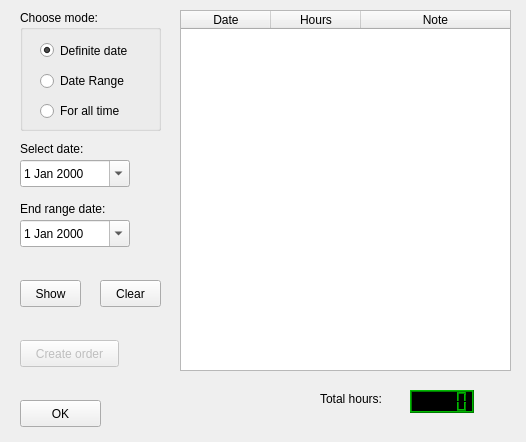
<?xml version="1.0" encoding="UTF-8"?>
<ui version="4.0">
 <class>Form</class>
 <widget class="QWidget" name="Form">
  <property name="windowModality">
   <enum>Qt::WindowModal</enum>
  </property>
  <property name="geometry">
   <rect>
    <x>0</x>
    <y>0</y>
    <width>526</width>
    <height>442</height>
   </rect>
  </property>
  <property name="palette">
   <palette>
    <active>
     <colorrole role="Light">
      <brush brushstyle="SolidPattern">
       <color alpha="255">
        <red>0</red>
        <green>184</green>
        <blue>0</blue>
       </color>
      </brush>
     </colorrole>
     <colorrole role="HighlightedText">
      <brush brushstyle="SolidPattern">
       <color alpha="255">
        <red>255</red>
        <green>255</green>
        <blue>255</blue>
       </color>
      </brush>
     </colorrole>
    </active>
    <inactive>
     <colorrole role="Light">
      <brush brushstyle="SolidPattern">
       <color alpha="255">
        <red>0</red>
        <green>184</green>
        <blue>0</blue>
       </color>
      </brush>
     </colorrole>
     <colorrole role="HighlightedText">
      <brush brushstyle="SolidPattern">
       <color alpha="255">
        <red>255</red>
        <green>255</green>
        <blue>255</blue>
       </color>
      </brush>
     </colorrole>
    </inactive>
    <disabled>
     <colorrole role="Light">
      <brush brushstyle="SolidPattern">
       <color alpha="255">
        <red>0</red>
        <green>184</green>
        <blue>0</blue>
       </color>
      </brush>
     </colorrole>
     <colorrole role="HighlightedText">
      <brush brushstyle="SolidPattern">
       <color alpha="255">
        <red>255</red>
        <green>255</green>
        <blue>255</blue>
       </color>
      </brush>
     </colorrole>
    </disabled>
   </palette>
  </property>
  <property name="windowTitle">
   <string>View overtime</string>
  </property>
  <widget class="QTableWidget" name="overtimes_table">
   <property name="geometry">
    <rect>
     <x>180</x>
     <y>10</y>
     <width>331</width>
     <height>361</height>
    </rect>
   </property>
   <property name="minimumSize">
    <size>
     <width>261</width>
     <height>150</height>
    </size>
   </property>
   <property name="verticalScrollBarPolicy">
    <enum>Qt::ScrollBarAsNeeded</enum>
   </property>
   <property name="horizontalScrollBarPolicy">
    <enum>Qt::ScrollBarAsNeeded</enum>
   </property>
   <property name="alternatingRowColors">
    <bool>false</bool>
   </property>
   <property name="sortingEnabled">
    <bool>true</bool>
   </property>
   <attribute name="horizontalHeaderVisible">
    <bool>true</bool>
   </attribute>
   <attribute name="horizontalHeaderDefaultSectionSize">
    <number>90</number>
   </attribute>
   <attribute name="horizontalHeaderStretchLastSection">
    <bool>true</bool>
   </attribute>
   <column>
    <property name="text">
     <string>Date</string>
    </property>
   </column>
   <column>
    <property name="text">
     <string>Hours</string>
    </property>
   </column>
   <column>
    <property name="text">
     <string>Note</string>
    </property>
   </column>
  </widget>
  <widget class="QGroupBox" name="groupBox">
   <property name="geometry">
    <rect>
     <x>20</x>
     <y>10</y>
     <width>141</width>
     <height>121</height>
    </rect>
   </property>
   <property name="title">
    <string>Choose mode:</string>
   </property>
   <widget class="QRadioButton" name="definite_date">
    <property name="geometry">
     <rect>
      <x>20</x>
      <y>30</y>
      <width>121</width>
      <height>21</height>
     </rect>
    </property>
    <property name="layoutDirection">
     <enum>Qt::LeftToRight</enum>
    </property>
    <property name="text">
     <string>Definite date</string>
    </property>
    <property name="checked">
     <bool>true</bool>
    </property>
   </widget>
   <widget class="QRadioButton" name="date_range">
    <property name="geometry">
     <rect>
      <x>20</x>
      <y>60</y>
      <width>121</width>
      <height>22</height>
     </rect>
    </property>
    <property name="text">
     <string>Date Range</string>
    </property>
   </widget>
   <widget class="QRadioButton" name="for_all_time">
    <property name="geometry">
     <rect>
      <x>20</x>
      <y>90</y>
      <width>117</width>
      <height>22</height>
     </rect>
    </property>
    <property name="text">
     <string>For all time</string>
    </property>
   </widget>
  </widget>
  <widget class="QPushButton" name="show_btn">
   <property name="geometry">
    <rect>
     <x>20</x>
     <y>280</y>
     <width>61</width>
     <height>27</height>
    </rect>
   </property>
   <property name="text">
    <string>Show</string>
   </property>
  </widget>
  <widget class="QPushButton" name="ok_btn">
   <property name="geometry">
    <rect>
     <x>20</x>
     <y>400</y>
     <width>81</width>
     <height>27</height>
    </rect>
   </property>
   <property name="text">
    <string>OK</string>
   </property>
  </widget>
  <widget class="QDateEdit" name="end_range">
   <property name="geometry">
    <rect>
     <x>20</x>
     <y>220</y>
     <width>110</width>
     <height>27</height>
    </rect>
   </property>
   <property name="calendarPopup">
    <bool>true</bool>
   </property>
  </widget>
  <widget class="QDateEdit" name="start_range">
   <property name="geometry">
    <rect>
     <x>20</x>
     <y>160</y>
     <width>110</width>
     <height>27</height>
    </rect>
   </property>
   <property name="calendarPopup">
    <bool>true</bool>
   </property>
  </widget>
  <widget class="QLabel" name="start_date_label">
   <property name="geometry">
    <rect>
     <x>20</x>
     <y>140</y>
     <width>81</width>
     <height>17</height>
    </rect>
   </property>
   <property name="text">
    <string>Select date:</string>
   </property>
  </widget>
  <widget class="QLabel" name="end_date_label">
   <property name="enabled">
    <bool>true</bool>
   </property>
   <property name="geometry">
    <rect>
     <x>20</x>
     <y>200</y>
     <width>121</width>
     <height>17</height>
    </rect>
   </property>
   <property name="text">
    <string>End range date:</string>
   </property>
  </widget>
  <widget class="QPushButton" name="create_order">
   <property name="enabled">
    <bool>false</bool>
   </property>
   <property name="geometry">
    <rect>
     <x>20</x>
     <y>340</y>
     <width>99</width>
     <height>27</height>
    </rect>
   </property>
   <property name="text">
    <string>Create order</string>
   </property>
  </widget>
  <widget class="QLCDNumber" name="total_hours">
   <property name="geometry">
    <rect>
     <x>410</x>
     <y>390</y>
     <width>64</width>
     <height>23</height>
    </rect>
   </property>
   <property name="palette">
    <palette>
     <active>
      <colorrole role="WindowText">
       <brush brushstyle="SolidPattern">
        <color alpha="255">
         <red>0</red>
         <green>0</green>
         <blue>0</blue>
        </color>
       </brush>
      </colorrole>
      <colorrole role="Button">
       <brush brushstyle="SolidPattern">
        <color alpha="255">
         <red>0</red>
         <green>0</green>
         <blue>0</blue>
        </color>
       </brush>
      </colorrole>
      <colorrole role="Midlight">
       <brush brushstyle="SolidPattern">
        <color alpha="255">
         <red>0</red>
         <green>0</green>
         <blue>0</blue>
        </color>
       </brush>
      </colorrole>
      <colorrole role="Dark">
       <brush brushstyle="SolidPattern">
        <color alpha="255">
         <red>0</red>
         <green>122</green>
         <blue>0</blue>
        </color>
       </brush>
      </colorrole>
      <colorrole role="Text">
       <brush brushstyle="SolidPattern">
        <color alpha="255">
         <red>60</red>
         <green>60</green>
         <blue>60</blue>
        </color>
       </brush>
      </colorrole>
      <colorrole role="BrightText">
       <brush brushstyle="SolidPattern">
        <color alpha="255">
         <red>0</red>
         <green>0</green>
         <blue>0</blue>
        </color>
       </brush>
      </colorrole>
      <colorrole role="ButtonText">
       <brush brushstyle="SolidPattern">
        <color alpha="255">
         <red>76</red>
         <green>76</green>
         <blue>76</blue>
        </color>
       </brush>
      </colorrole>
      <colorrole role="Base">
       <brush brushstyle="SolidPattern">
        <color alpha="255">
         <red>0</red>
         <green>0</green>
         <blue>0</blue>
        </color>
       </brush>
      </colorrole>
      <colorrole role="Window">
       <brush brushstyle="SolidPattern">
        <color alpha="255">
         <red>0</red>
         <green>0</green>
         <blue>0</blue>
        </color>
       </brush>
      </colorrole>
      <colorrole role="Shadow">
       <brush brushstyle="SolidPattern">
        <color alpha="255">
         <red>0</red>
         <green>0</green>
         <blue>0</blue>
        </color>
       </brush>
      </colorrole>
      <colorrole role="HighlightedText">
       <brush brushstyle="SolidPattern">
        <color alpha="255">
         <red>0</red>
         <green>0</green>
         <blue>0</blue>
        </color>
       </brush>
      </colorrole>
      <colorrole role="AlternateBase">
       <brush brushstyle="SolidPattern">
        <color alpha="255">
         <red>0</red>
         <green>0</green>
         <blue>0</blue>
        </color>
       </brush>
      </colorrole>
     </active>
     <inactive>
      <colorrole role="WindowText">
       <brush brushstyle="SolidPattern">
        <color alpha="255">
         <red>0</red>
         <green>0</green>
         <blue>0</blue>
        </color>
       </brush>
      </colorrole>
      <colorrole role="Button">
       <brush brushstyle="SolidPattern">
        <color alpha="255">
         <red>0</red>
         <green>0</green>
         <blue>0</blue>
        </color>
       </brush>
      </colorrole>
      <colorrole role="Midlight">
       <brush brushstyle="SolidPattern">
        <color alpha="255">
         <red>0</red>
         <green>0</green>
         <blue>0</blue>
        </color>
       </brush>
      </colorrole>
      <colorrole role="Dark">
       <brush brushstyle="SolidPattern">
        <color alpha="255">
         <red>0</red>
         <green>122</green>
         <blue>0</blue>
        </color>
       </brush>
      </colorrole>
      <colorrole role="Text">
       <brush brushstyle="SolidPattern">
        <color alpha="255">
         <red>60</red>
         <green>60</green>
         <blue>60</blue>
        </color>
       </brush>
      </colorrole>
      <colorrole role="BrightText">
       <brush brushstyle="SolidPattern">
        <color alpha="255">
         <red>0</red>
         <green>0</green>
         <blue>0</blue>
        </color>
       </brush>
      </colorrole>
      <colorrole role="ButtonText">
       <brush brushstyle="SolidPattern">
        <color alpha="255">
         <red>76</red>
         <green>76</green>
         <blue>76</blue>
        </color>
       </brush>
      </colorrole>
      <colorrole role="Base">
       <brush brushstyle="SolidPattern">
        <color alpha="255">
         <red>0</red>
         <green>0</green>
         <blue>0</blue>
        </color>
       </brush>
      </colorrole>
      <colorrole role="Window">
       <brush brushstyle="SolidPattern">
        <color alpha="255">
         <red>0</red>
         <green>0</green>
         <blue>0</blue>
        </color>
       </brush>
      </colorrole>
      <colorrole role="Shadow">
       <brush brushstyle="SolidPattern">
        <color alpha="255">
         <red>0</red>
         <green>0</green>
         <blue>0</blue>
        </color>
       </brush>
      </colorrole>
      <colorrole role="HighlightedText">
       <brush brushstyle="SolidPattern">
        <color alpha="255">
         <red>0</red>
         <green>0</green>
         <blue>0</blue>
        </color>
       </brush>
      </colorrole>
      <colorrole role="AlternateBase">
       <brush brushstyle="SolidPattern">
        <color alpha="255">
         <red>0</red>
         <green>0</green>
         <blue>0</blue>
        </color>
       </brush>
      </colorrole>
     </inactive>
     <disabled>
      <colorrole role="WindowText">
       <brush brushstyle="SolidPattern">
        <color alpha="255">
         <red>0</red>
         <green>122</green>
         <blue>0</blue>
        </color>
       </brush>
      </colorrole>
      <colorrole role="Button">
       <brush brushstyle="SolidPattern">
        <color alpha="255">
         <red>0</red>
         <green>0</green>
         <blue>0</blue>
        </color>
       </brush>
      </colorrole>
      <colorrole role="Midlight">
       <brush brushstyle="SolidPattern">
        <color alpha="255">
         <red>0</red>
         <green>0</green>
         <blue>0</blue>
        </color>
       </brush>
      </colorrole>
      <colorrole role="Dark">
       <brush brushstyle="SolidPattern">
        <color alpha="255">
         <red>0</red>
         <green>122</green>
         <blue>0</blue>
        </color>
       </brush>
      </colorrole>
      <colorrole role="Text">
       <brush brushstyle="SolidPattern">
        <color alpha="255">
         <red>0</red>
         <green>122</green>
         <blue>0</blue>
        </color>
       </brush>
      </colorrole>
      <colorrole role="BrightText">
       <brush brushstyle="SolidPattern">
        <color alpha="255">
         <red>0</red>
         <green>0</green>
         <blue>0</blue>
        </color>
       </brush>
      </colorrole>
      <colorrole role="ButtonText">
       <brush brushstyle="SolidPattern">
        <color alpha="255">
         <red>0</red>
         <green>122</green>
         <blue>0</blue>
        </color>
       </brush>
      </colorrole>
      <colorrole role="Base">
       <brush brushstyle="SolidPattern">
        <color alpha="255">
         <red>0</red>
         <green>0</green>
         <blue>0</blue>
        </color>
       </brush>
      </colorrole>
      <colorrole role="Window">
       <brush brushstyle="SolidPattern">
        <color alpha="255">
         <red>0</red>
         <green>0</green>
         <blue>0</blue>
        </color>
       </brush>
      </colorrole>
      <colorrole role="Shadow">
       <brush brushstyle="SolidPattern">
        <color alpha="255">
         <red>0</red>
         <green>0</green>
         <blue>0</blue>
        </color>
       </brush>
      </colorrole>
      <colorrole role="HighlightedText">
       <brush brushstyle="SolidPattern">
        <color alpha="255">
         <red>0</red>
         <green>0</green>
         <blue>0</blue>
        </color>
       </brush>
      </colorrole>
      <colorrole role="AlternateBase">
       <brush brushstyle="SolidPattern">
        <color alpha="255">
         <red>0</red>
         <green>0</green>
         <blue>0</blue>
        </color>
       </brush>
      </colorrole>
     </disabled>
    </palette>
   </property>
   <property name="font">
    <font>
     <weight>75</weight>
     <bold>true</bold>
    </font>
   </property>
   <property name="autoFillBackground">
    <bool>true</bool>
   </property>
  </widget>
  <widget class="QLabel" name="label">
   <property name="geometry">
    <rect>
     <x>320</x>
     <y>390</y>
     <width>81</width>
     <height>17</height>
    </rect>
   </property>
   <property name="text">
    <string>Total hours:</string>
   </property>
  </widget>
  <widget class="QPushButton" name="clear_btn">
   <property name="geometry">
    <rect>
     <x>100</x>
     <y>280</y>
     <width>61</width>
     <height>27</height>
    </rect>
   </property>
   <property name="text">
    <string>Clear</string>
   </property>
  </widget>
 </widget>
 <resources/>
 <connections>
  <connection>
   <sender>date_range</sender>
   <signal>clicked(bool)</signal>
   <receiver>end_range</receiver>
   <slot>setEnabled(bool)</slot>
   <hints>
    <hint type="sourcelabel">
     <x>100</x>
     <y>80</y>
    </hint>
    <hint type="destinationlabel">
     <x>244</x>
     <y>113</y>
    </hint>
   </hints>
  </connection>
  <connection>
   <sender>for_all_time</sender>
   <signal>clicked(bool)</signal>
   <receiver>start_range</receiver>
   <slot>setDisabled(bool)</slot>
   <hints>
    <hint type="sourcelabel">
     <x>98</x>
     <y>110</y>
    </hint>
    <hint type="destinationlabel">
     <x>244</x>
     <y>43</y>
    </hint>
   </hints>
  </connection>
  <connection>
   <sender>for_all_time</sender>
   <signal>clicked(bool)</signal>
   <receiver>end_range</receiver>
   <slot>setDisabled(bool)</slot>
   <hints>
    <hint type="sourcelabel">
     <x>98</x>
     <y>110</y>
    </hint>
    <hint type="destinationlabel">
     <x>244</x>
     <y>103</y>
    </hint>
   </hints>
  </connection>
  <connection>
   <sender>definite_date</sender>
   <signal>clicked(bool)</signal>
   <receiver>end_range</receiver>
   <slot>setDisabled(bool)</slot>
   <hints>
    <hint type="sourcelabel">
     <x>100</x>
     <y>50</y>
    </hint>
    <hint type="destinationlabel">
     <x>244</x>
     <y>103</y>
    </hint>
   </hints>
  </connection>
  <connection>
   <sender>definite_date</sender>
   <signal>clicked(bool)</signal>
   <receiver>start_range</receiver>
   <slot>setEnabled(bool)</slot>
   <hints>
    <hint type="sourcelabel">
     <x>100</x>
     <y>50</y>
    </hint>
    <hint type="destinationlabel">
     <x>244</x>
     <y>43</y>
    </hint>
   </hints>
  </connection>
  <connection>
   <sender>date_range</sender>
   <signal>clicked(bool)</signal>
   <receiver>start_range</receiver>
   <slot>setEnabled(bool)</slot>
   <hints>
    <hint type="sourcelabel">
     <x>100</x>
     <y>80</y>
    </hint>
    <hint type="destinationlabel">
     <x>244</x>
     <y>43</y>
    </hint>
   </hints>
  </connection>
 </connections>
</ui>
